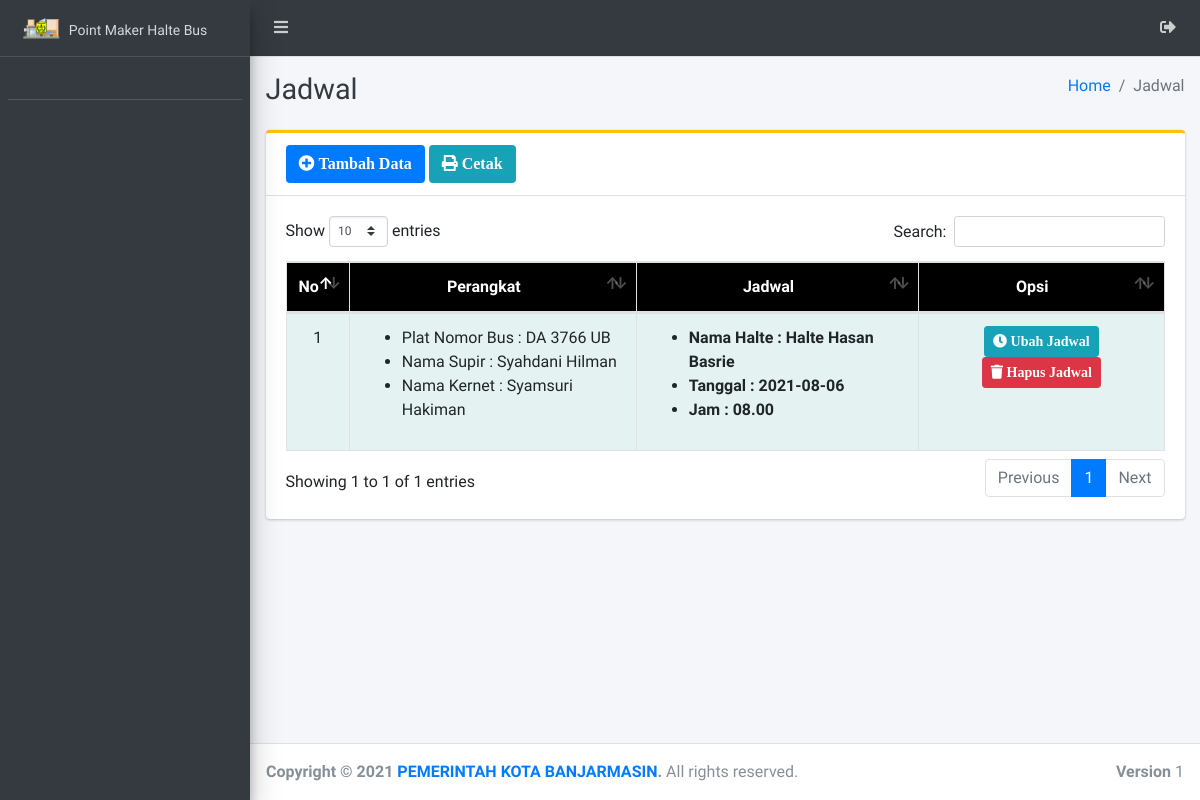
Screenshot of /admin/jadwal/index.php with the database file from the repository.
### tables this page shows
CREATE TABLE `jadwal` (
  `id_jadwal` int(11) NOT NULL,
  `tanggal_jadwal` date NOT NULL,
  `jam` varchar(25) NOT NULL,
  `id_halte` int(11) NOT NULL,
  `id_bus` int(11) NOT NULL,
  `id_supir` int(11) NOT NULL,
  `id_kernet` int(11) NOT NULL
);

CREATE TABLE `bus` (
  `id_bus` int(11) NOT NULL,
  `kd_bus` varchar(25) NOT NULL,
  `merk_bus` varchar(20) NOT NULL,
  `plat_nomor` varchar(100) NOT NULL,
  `kapasitas` varchar(15) NOT NULL,
  `status_bus` varchar(25) NOT NULL
);

CREATE TABLE `supir` (
  `id_supir` int(11) NOT NULL,
  `nama_supir` varchar(150) NOT NULL,
  `no_telp` varchar(50) NOT NULL,
  `alamat` text NOT NULL
);

CREATE TABLE `kernet` (
  `id_kernet` int(11) NOT NULL,
  `nama_kernet` varchar(150) NOT NULL,
  `no_telp` varchar(50) NOT NULL,
  `alamat` text NOT NULL
);

CREATE TABLE `halte` (
  `id_halte` int(11) NOT NULL,
  `kd_halte` varchar(11) NOT NULL,
  `nama_halte` varchar(100) NOT NULL,
  `alamat` text NOT NULL,
  `lat` varchar(150) NOT NULL,
  `lng` varchar(150) NOT NULL
);

### admin/jadwal/index.php (the view, shortened to what this page needs)
<?php
require '../../config/koneksi.php';
?>
<!DOCTYPE html>
<html>
<?php
include '../../templates/head.php';
?>
<body class="hold-transition sidebar-mini layout-fixed">
    <div class="wrapper">
        <?php
        include '../../templates/navbar.php';
        ?>
        <?php
        include '../../templates/sidebar.php';
        ?>
        <div class="content-wrapper">
            <div class="content-header">
                <div class="container-fluid">
                    <div class="row mb-2">
                        <div class="col-sm-6">
                            <h1 class="m-0 text-dark">Jadwal</h1>
                        </div>
                        <div class="col-sm-6">
                            <ol class="breadcrumb float-sm-right">
                                <li class="breadcrumb-item"><a href="#">Home</a></li>
                                <li class="breadcrumb-item active">Jadwal</li>
                            </ol>
                        </div>
                    </div>
                </div>
            </div>
            <section class="content">
                <div class="container-fluid">
                    <div class="row">
                        <div class="col-12">
                            <div class="card card-warning card-outline">
                                <div class="card-header">
                                    <a href="tambah" class="btn bg-blue"><i class="fa fa-plus-circle"> Tambah Data</i></a>
                                    <a href="#" data-toggle="modal" data-target="#modal_print"  class="btn bg-info"><i class="fa fa-print"> Cetak</i></a>
                                </div>
                                <div class="card-body">
                                    <div class="table-responsive">
                                        <table id="example1" class="table table-bordered table-striped">
                                            <thead class="bg-black">
                                                <tr align="center">
                                                    <th>No</th>
                                                    <th>Perangkat</th>
                                                    <th>Jadwal</th>
                                                    <th>Opsi</th>
                                                </tr>
                                            </thead>
                                            <tbody style="background-color: azure">
                                            <?php
                                            $no = 1;
                                            $data = $koneksi->query("SELECT * FROM jadwal AS j
                                            LEFT JOIN halte AS h ON j.id_halte = h.id_halte
                                            LEFT JOIN bus AS b ON j.id_bus = b.id_bus
                                            LEFT JOIN supir AS s ON j.id_supir = s.id_supir
                                            LEFT JOIN kernet AS k ON j.id_kernet = k.id_kernet
                                            ");
                                            while ($row = $data->fetch_array()) {
                                            ?>
                                                    <tr>
                                                        <td align="center"><?= $no++ ?></td>
                                                        <td>
                                                            <ul>
                                                                <li>Plat Nomor Bus <?= ": ".$row['plat_nomor'] ?></li>
                                                                <li>Nama Supir <?= ": ".$row['nama_supir'] ?></li>
                                                                <li>Nama Kernet <?= ": ".$row['nama_kernet'] ?></li>
                                                            </ul>
                                                        </td>
                                                        <td>
                                                            <ul>
                                                                <b>
                                                                <li>Nama Halte <?= ": ".$row['nama_halte'] ?></li>
                                                                <li>Tanggal <?= ": ".$row['tanggal_jadwal'] ?></li>
                                                                <li>Jam <?= ": ".$row['jam'] ?></li>
                                                                </b>
                                                            </ul>
                                                        </td>
                                                        <td align="center">
                                                            <a href="edit?id=<?= $row['id_jadwal'] ?>" class="btn btn-info btn-sm" title="Edit"><i class="fa fa-clock"> Ubah Jadwal</i></a>
                                                            <a href="hapus?id=<?= $row['id_jadwal'] ?>" class="btn btn-danger btn-sm alert-hapus" title="Hapus"><i class="fa fa-trash"> Hapus Jadwal</i></a>
                                                        </td>
                                                    </tr>
                                                    <?php } ?>
                                                </tbody>
                                        </table>
                                    </div>
                                </div>
                            </div>
                        </div>
                    </div>
                </div>
            </section>
        </div>
        <?php include_once "../../templates/footer.php"; ?>
    </div>
</body>
</html>

### rows the page displays
jadwal: id_bus.plat_nomor "DA 3766 UB", id_supir.nama_supir "Syahdani Hilman", id_kernet.nama_kernet "Syamsuri Hakiman", id_halte.nama_halte "Halte Hasan Basrie", tanggal_jadwal "2021-08-06", jam "08.00"
